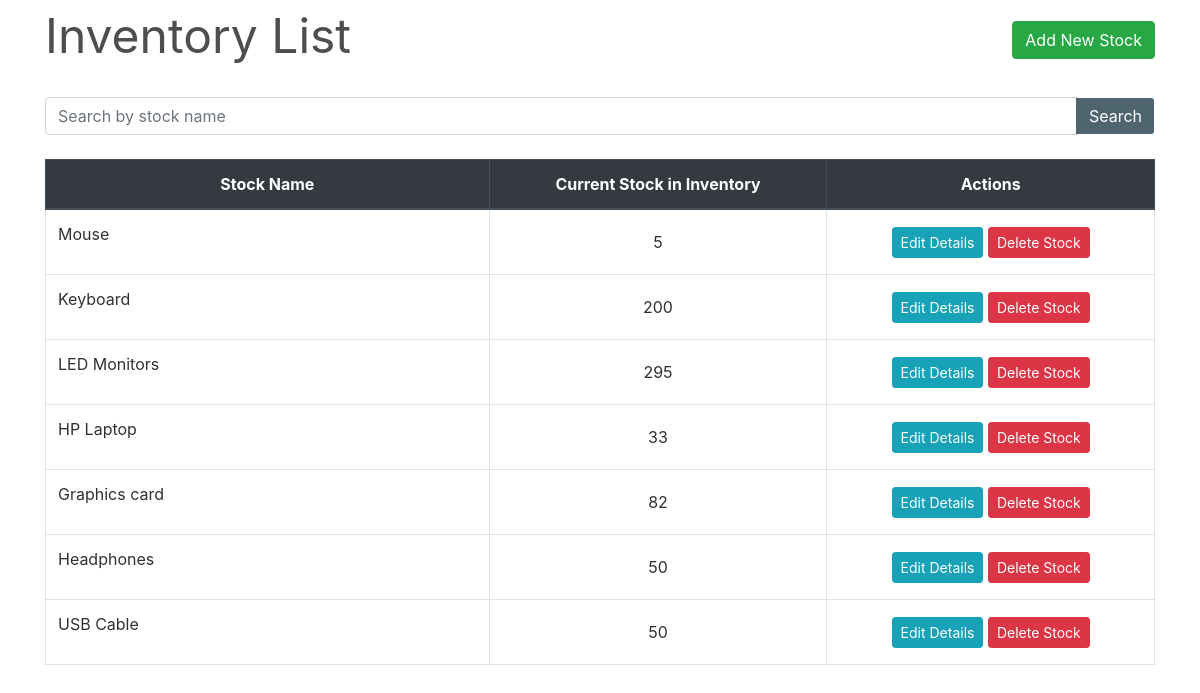
Screenshot of /inventory/ with the database file from the repository.
### inventory/views.py (the view)
class StockListView(FilterView):
    filterset_class = StockFilter
    queryset = Stock.objects.filter(is_deleted=False)
    template_name = 'inventory.html'
    paginate_by = 10

### inventory/templates/inventory.html (shortened to what this page needs)
{% extends "base.html" %}
{% load widget_tweaks %}
{% block content %}
    <div class="row" style="color: #4e4e4e; font-style: bold; font-size: 3rem; ">
        <div class="col-md-8">Inventory List</div>
        <div class="col-md-4">
            <div style="float:right;"> <a class="btn btn-success" href="{% url 'new-stock' %}">Add New Stock</a> </div>
        </div>
    </div>
    <div style="border-bottom: 1px solid white;"></div>
    <br>
    <table class="table table-css table-bordered table-hover">
        <form method="get">
            <div class="input-group search">
                {% render_field filter.form.name class="form-control textinput" placeholder="Search by stock name" %}
                <div class="input-group-append">
                   <button type="submit" class="btn btn-pink"> Search </button>
                </div>
            </div>
        </form>
        <br>
        <thead class="thead-dark align-middle">
            <tr>
                <th width="40%">Stock Name</th>
                <th>Current Stock in Inventory</th>
                <th>Actions</th>
            </tr>
        </thead>
{% if object_list %}
        <tbody>
            {% for stock in object_list %}
                <tr>
                    <td>
                        <p>{{ stock.name }}</p>
                    </td>
                    <td class="align-middle">{{ stock.quantity }}</td>
                    <td class="align-middle">
                        <a href="{% url 'edit-stock' stock.pk %}" class="btn btn-info btn-sm">Edit Details</a>
                        <a href="{% url 'delete-stock' stock.pk %}" class="btn btn-danger btn-sm"> Delete Stock </a>
                    </td>
                </tr>
            {% endfor %}
        </tbody>
    </table>
{% else %}
        <tbody></tbody>
    </table
    <br><br><br><br><br><br><br><br>
    <div style="color: #575757; font-style: bold; font-size: 1.5rem; text-align: center;">The records are empty. Please try adding some.</div>
{% endif %}
{% endblock content %}

### homepage/templates/base.html (shortened to what this page needs)
{% load static %}
<!DOCTYPE html>
<html lang="en">
<head>
    <link rel="stylesheet" type="text/css" href="{% static 'bootstrap/bootstrap.min.css' %}">
    <link rel="stylesheet" href="https://use.fontawesome.com/releases/v5.7.0/css/all.css">
    <link rel="stylesheet" type="text/css" href="{% static 'css/main.css' %}">
    <link rel="stylesheet" type="text/css" href="{% static 'css/sidebar.css' %}">
    <link rel="stylesheet" type="text/css" href="{% static 'css/dialogbox.css' %}">
</head>
<body>
    <main id="wrapper">
                    <div class="container">
                        {% block content %}{% endblock content %}
                    </div>
            <br>
    </main>
</body>
</html>

### homepage/static/css/main.css (style rules this page uses)
body, html { height: 100%; }
p { color: rgb(49, 49, 49); }
a { color: #55b159; }
.table-css { color: #313131; }
.align-middle { text-align: center; }
.textinput { background-color: #ffffff; color: black; }
.btn-pink { color: #fff; background-color: #4e6570; border-color: #fff; border-left-color: #4e6570; }

### homepage/static/css/sidebar.css (style rules this page uses)
#wrapper { display: flex; width: 100%; align-items: stretch; }

### rows the page displays
Stock: name "Mouse", quantity "5"
Stock: name "Keyboard", quantity "200"
Stock: name "LED Monitors", quantity "295"
Stock: name "HP Laptop", quantity "33"
Stock: name "Graphics card", quantity "82"
Stock: name "Headphones", quantity "50"
Stock: name "USB Cable", quantity "50"
